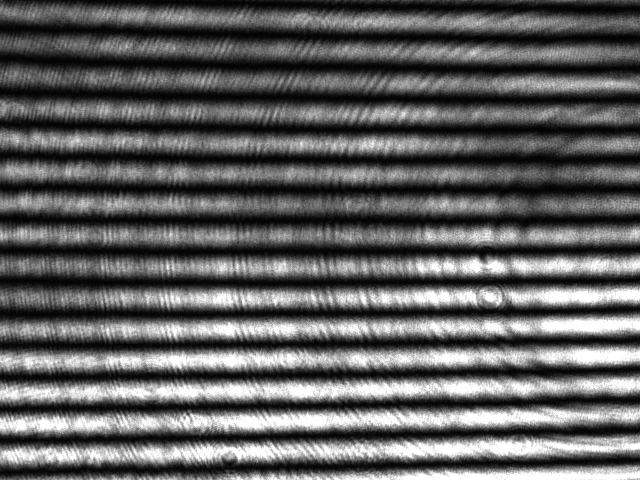
%> input picture img/2-25 SHS Testing/25feb_632.png, 1280 x 960 px (shown at 1/2 size)
$ octave spectrumtest.m   (GNU Octave 9; MATLAB toolbox functions it lacks are replaced by stand-ins)
%> lines starting %> are read from the running program, lines starting %| are printed output that depends on the picture
img = imread('25feb_632.png');
%> img is the input picture: size 960x1280 uint8; min 1, max 255, mean 94.2
img = im2double(img);
%> img: size 960x1280 double

figure(1)
image(img, 'CDataMapping','scaled');
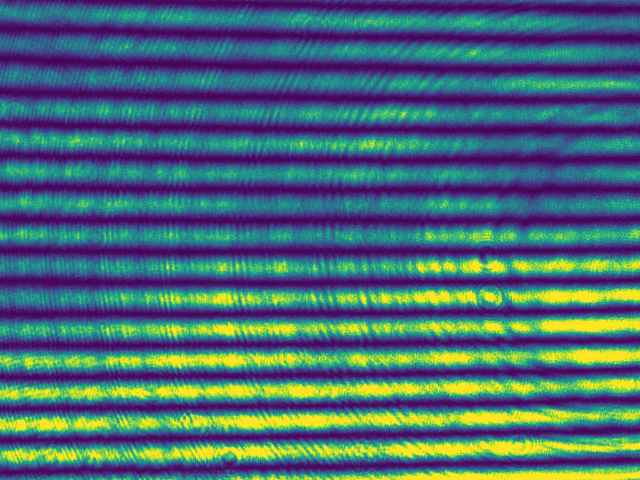
%> displayed picture: size 960x1280x3, on the screen's scale of 0 to 255 (shown at 1/2 size); mean R, G, B 73.4, 104, 115.7

F = fft2(img);

figure(2)
imagesc(100*log(1+abs(fftshift(F)))); colormap(gray);


Fscaled = 100*log(1+abs(fftshift(F)));
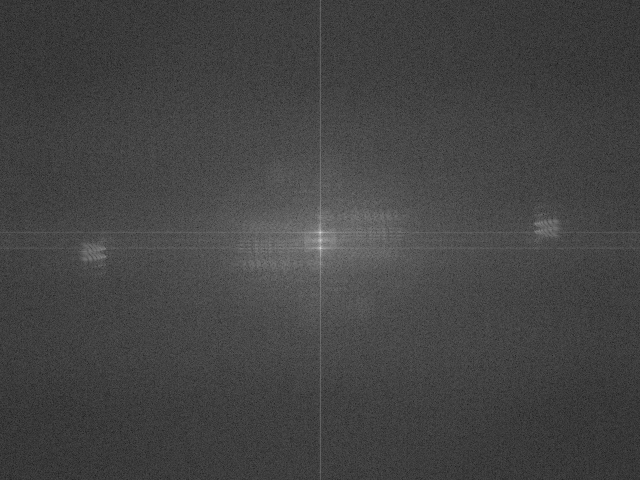
%> Fscaled: size 960x1280 double (shown at 1/2 size); min 5.88, max 1302.6, mean 351; drawn with min black and max white

spectrum = Fscaled(465,641:end);
%> spectrum = 640 values, max 1193 at index 1, min 170.7 at index 511, mean 521.7

figure(3)
% plot(spectrum);
% semilogx(spectrum);

% slope is 26 nm/65 pixels = 0.4
pixel = 0:639;
nm = 632+0.4*pixel;

plot(nm,spectrum)
xlabel('wavelength (nm)')
ylabel('log(intensity)')
title('Spectrum')
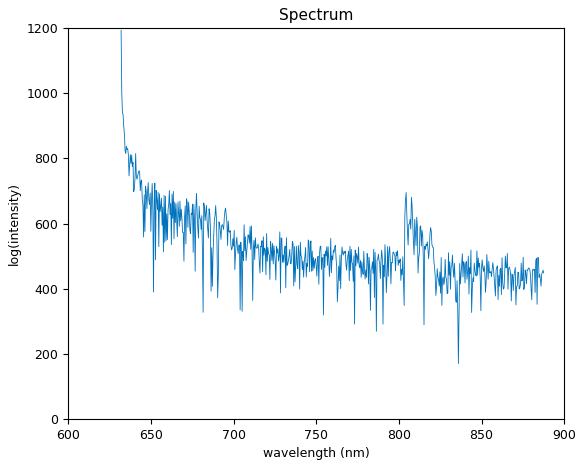
%> figure redrawn from the program's plot data; curve peaks at x = 632, y = 1193

$ run again, with img/2-25 SHS Testing/25feb_658laserpointer.png copied over img/2-25 SHS Testing/25feb_632.png
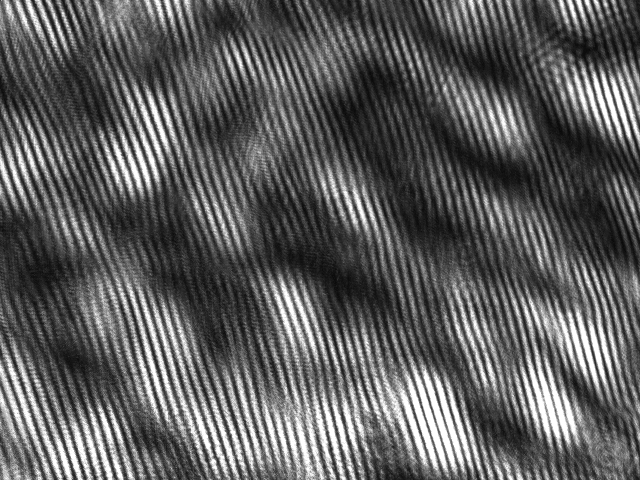
%> input picture img/2-25 SHS Testing/25feb_658laserpointer.png, 1280 x 960 px (shown at 1/2 size)
%> img is the input picture: size 960x1280 uint8; min 5, max 255, mean 93.7
%> img: size 960x1280 double
%> `Fscaled = 100*log(1+abs(fftshift(F)));`:
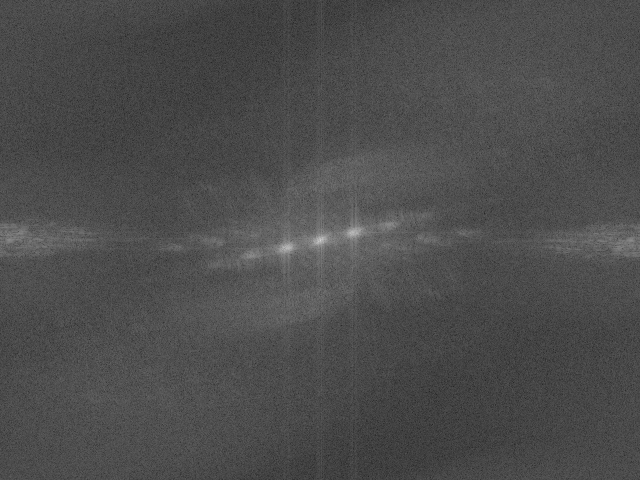
%> Fscaled: size 960x1280 double (shown at 1/2 size); min 11.31, max 1302.1, mean 400.8; drawn with min black and max white
%> spectrum = 640 values, max 1002.8 at index 68, min 162.7 at index 478, mean 539.7
%> `title('Spectrum')`:
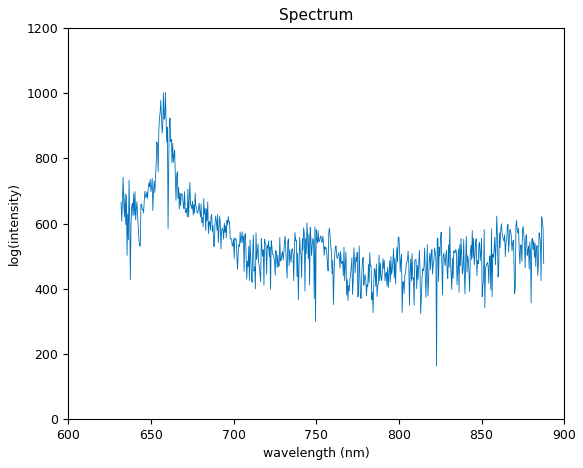
%> figure redrawn from the program's plot data; curve peaks at x = 658.8, y = 1002.8

$ run again, with img/2-25 SHS Testing/25feb_658laserpointer2.png copied over img/2-25 SHS Testing/25feb_632.png
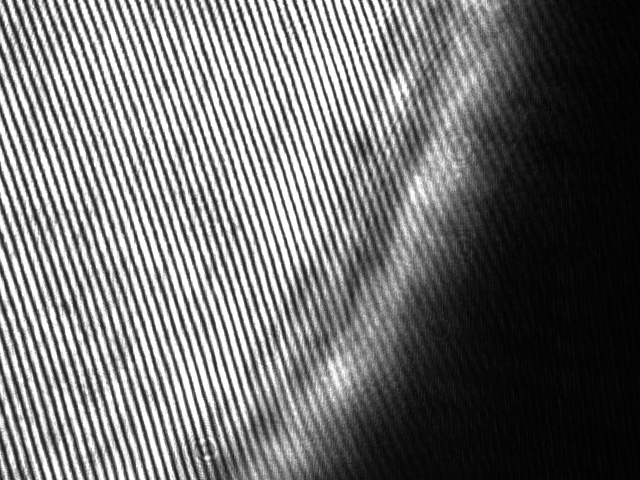
%> input picture img/2-25 SHS Testing/25feb_658laserpointer2.png, 1280 x 960 px (shown at 1/2 size)
%> img is the input picture: size 960x1280 uint8; min 0, max 255, mean 111.9
%> img: size 960x1280 double
%> `Fscaled = 100*log(1+abs(fftshift(F)));`:
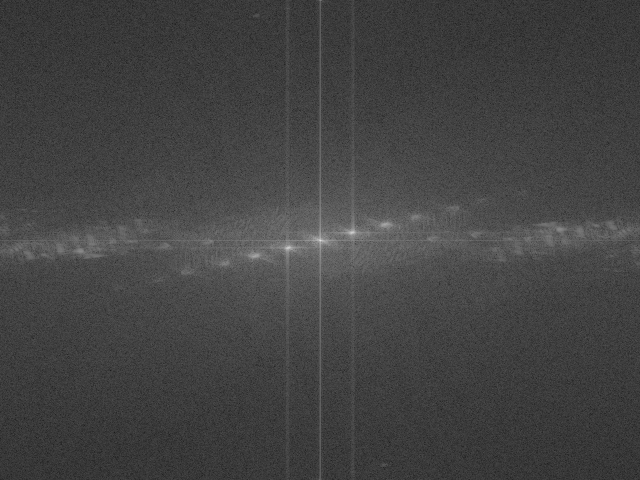
%> Fscaled: size 960x1280 double (shown at 1/2 size); min 3.74, max 1319.7, mean 351.5; drawn with min black and max white
%> spectrum = 640 values, max 1080.9 at index 66, min 131.1 at index 636, mean 546.4
%> `title('Spectrum')`:
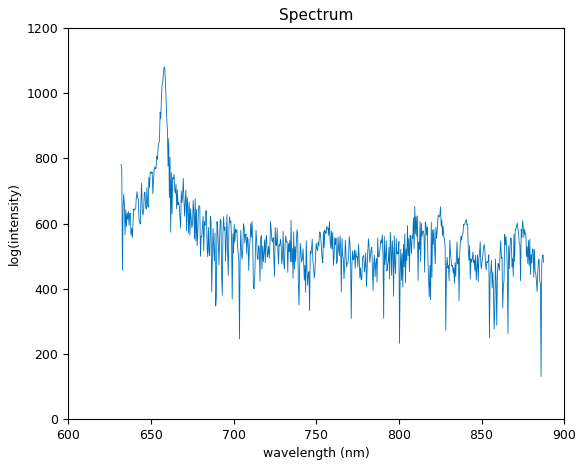
%> figure redrawn from the program's plot data; curve peaks at x = 658, y = 1080.9
